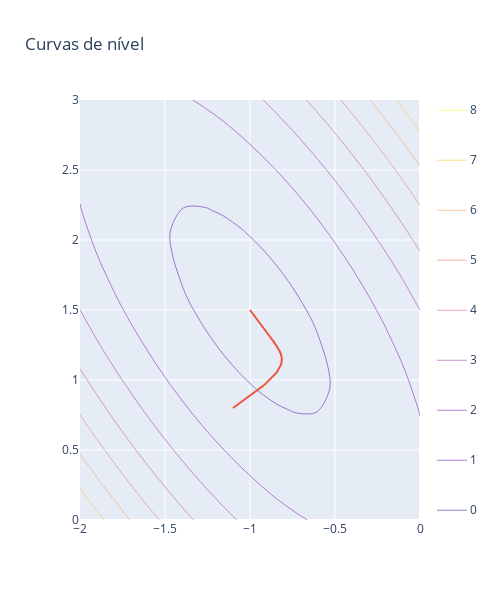

Notebook cell for this chart:
### Code cell
import plotly.graph_objects as go
import numpy as np

amostras = 20
XL = np.linspace(-2.0, 0.0, amostras)
YL = np.linspace(0.0, 3.0, amostras)

Z = np.empty([amostras,amostras])
for ix,x in enumerate(XL):
    for iy,y in enumerate(YL):
        Z[ix,iy] = f([x,y])

fig = go.Figure(go.Contour(z=Z, x= XL, y=YL, 
                         contours_coloring='lines', contours=dict(start=0, end=8, size=1)))

fig.add_trace(go.Scatter(x=Xgrad,y=Ygrad))

fig.update_layout(title_text='Curvas de nível', width=500, height=600, autosize=False)
fig.show()

### Figure 1 — Plotly figure (JSON) as saved in the notebook; plotly's stock layout.template omitted (floating-point values rounded to 4 significant figures; data arrays with more than 128 entries replaced by an {"elided": "..."} marker saying what was removed)
{"data": [{"contours": {"coloring": "lines", "end": 8, "size": 1, "start": 0}, "type": "contour", "x": [-2, -1.895, -1.789, -1.684, -1.579, -1.474, -1.368, -1.263, -1.158, -1.053, -0.9474, -0.8421, -0.7368, -0.6316, -0.5263, -0.4211, -0.3158, -0.2105, -0.1053, 0], "y": [0, 0.1579, 0.3158, 0.4737, 0.6316, 0.7895, 0.9474, 1.105, 1.263, 1.421, 1.579, 1.737, 1.895, 2.053, 2.211, 2.368, 2.526, 2.684, 2.842, 3], "z": {"elided": "20x20 float values"}}, {"type": "scatter", "x": {"elided": "500 float values"}, "y": {"elided": "500 float values"}}], "layout": {"autosize": false, "height": 600, "title": {"text": "Curvas de nível"}, "width": 500}}
